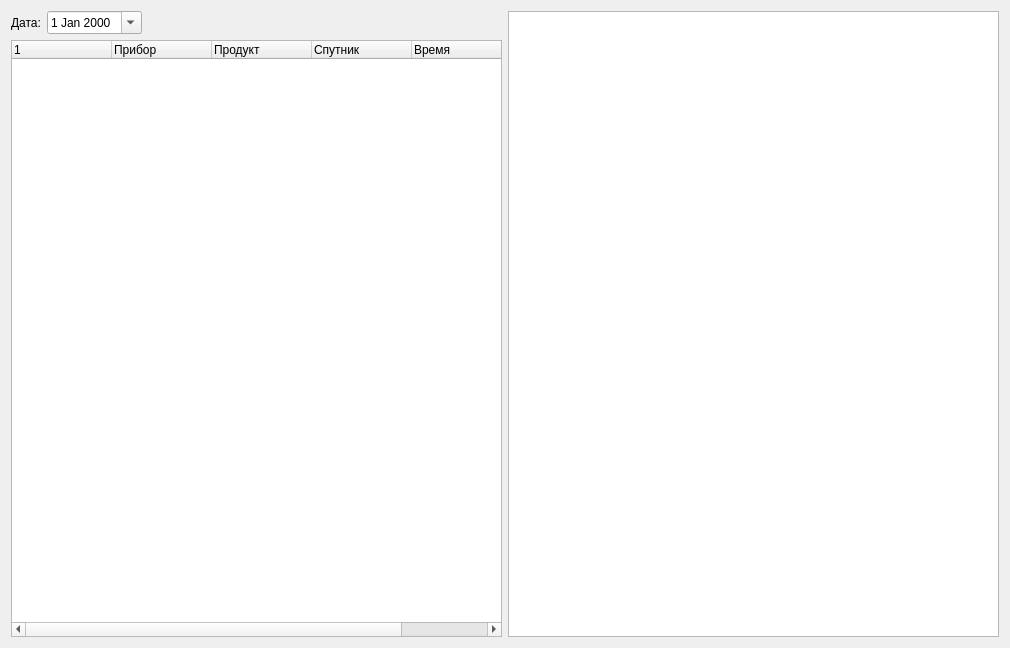
<?xml version="1.0" encoding="UTF-8"?>
<ui version="4.0">
 <class>ThematicListWidget</class>
 <widget class="QWidget" name="ThematicListWidget">
  <property name="geometry">
   <rect>
    <x>0</x>
    <y>0</y>
    <width>1010</width>
    <height>648</height>
   </rect>
  </property>
  <property name="minimumSize">
   <size>
    <width>910</width>
    <height>0</height>
   </size>
  </property>
  <property name="windowTitle">
   <string>Form</string>
  </property>
  <layout class="QHBoxLayout" name="horizontalLayout_2">
   <item>
    <layout class="QVBoxLayout" name="verticalLayout">
     <item>
      <layout class="QHBoxLayout" name="horizontalLayout">
       <item>
        <widget class="QLabel" name="label">
         <property name="maximumSize">
          <size>
           <width>60</width>
           <height>16777215</height>
          </size>
         </property>
         <property name="text">
          <string>Дата:</string>
         </property>
        </widget>
       </item>
       <item>
        <widget class="QDateEdit" name="dateEdit">
         <property name="maximumSize">
          <size>
           <width>100</width>
           <height>16777215</height>
          </size>
         </property>
         <property name="calendarPopup">
          <bool>true</bool>
         </property>
        </widget>
       </item>
       <item>
        <spacer name="horizontalSpacer">
         <property name="orientation">
          <enum>Qt::Horizontal</enum>
         </property>
         <property name="sizeHint" stdset="0">
          <size>
           <width>40</width>
           <height>20</height>
          </size>
         </property>
        </spacer>
       </item>
      </layout>
     </item>
     <item>
      <widget class="QTreeWidget" name="treeWidget">
       <property name="rootIsDecorated">
        <bool>false</bool>
       </property>
       <column>
        <property name="text">
         <string/>
        </property>
       </column>
       <column>
        <property name="text">
         <string>Прибор</string>
        </property>
       </column>
       <column>
        <property name="text">
         <string>Продукт</string>
        </property>
       </column>
       <column>
        <property name="text">
         <string>Спутник</string>
        </property>
       </column>
       <column>
        <property name="text">
         <string>Время</string>
        </property>
       </column>
       <column>
        <property name="text">
         <string>Длительность</string>
        </property>
       </column>
      </widget>
     </item>
    </layout>
   </item>
   <item>
    <widget class="QGraphicsView" name="graphicsView">
     <property name="focusPolicy">
      <enum>Qt::NoFocus</enum>
     </property>
    </widget>
   </item>
  </layout>
 </widget>
 <resources/>
 <connections/>
</ui>
